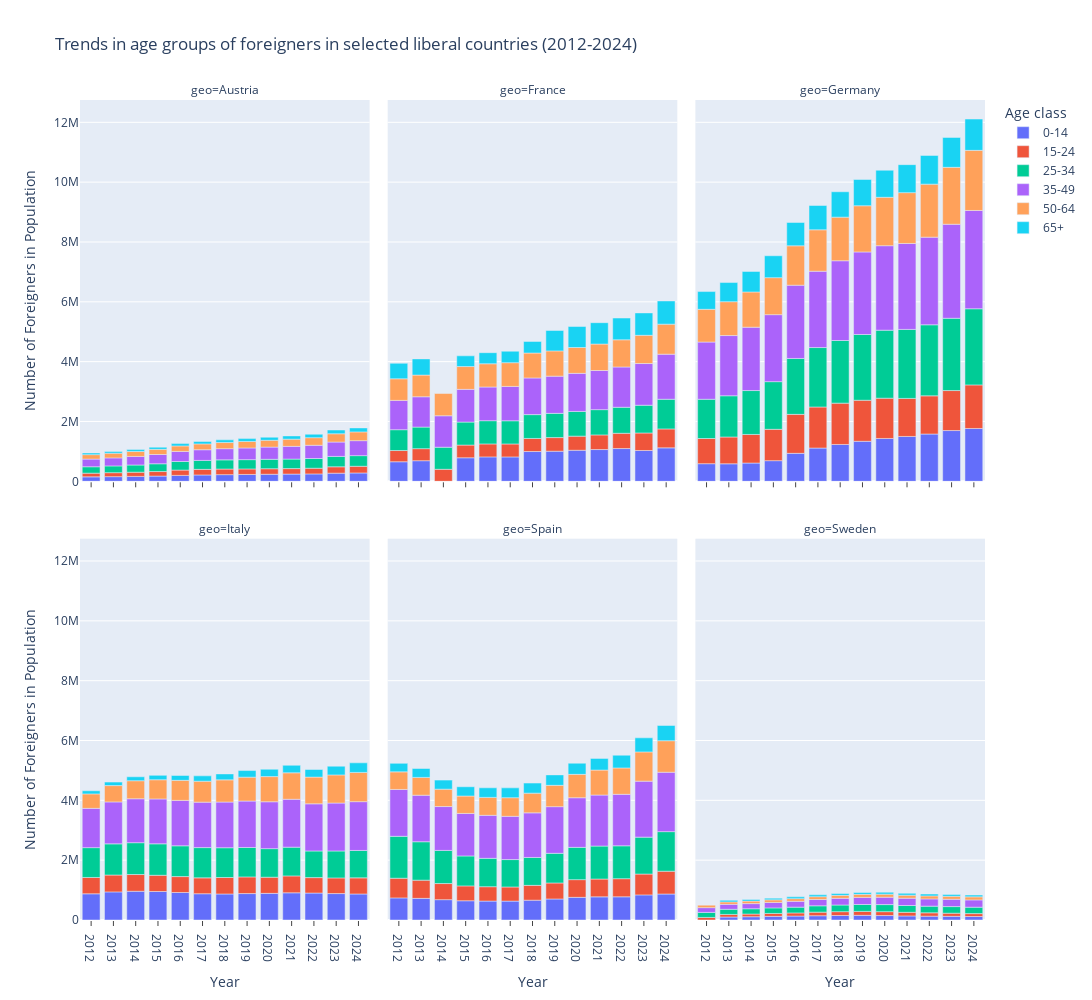

The notebook cell this image was saved under:
### Code cell
tick_vals = sorted(temp_df['year'].unique())

fig = px.bar(
    temp_df[
        (temp_df['geo'].isin(liberal)) & 
        (temp_df['Sex'] == 'Total')
    ].groupby(['geo', 'year', 'age_class'], as_index=False)['Number'].sum(),
    x="year",
    y="Number",
    color="age_class",
    facet_col="geo",
    facet_col_wrap=3,
    title="Trends in age groups of foreigners in selected liberal countries (2012-2024)",
    labels={
        "year": "Year",
        "Number": "Number of Foreigners in Population",
        "age_class": "Age class"
    }
)

fig.for_each_xaxis(
    lambda ax: ax.update(
        tickmode='array',
        tickvals=tick_vals,
        ticktext=[str(year) for year in tick_vals],
        ticks="outside"
    )
)

fig.update_layout(
    height=1000,
    width=1200,
    showlegend=True,
    xaxis_title="Year",
    yaxis_title="Number of Foreigners in Population"
)
fig.show()

### Figure 1 — Plotly figure (JSON) as saved in the notebook; plotly's stock layout.template omitted (floating-point values rounded to 4 significant figures)
{"data": [{"hovertemplate": "Age class=0-14<br>geo=Austria<br>Year=%{x}<br>Number of Foreigners in Population=%{y}<extra></extra>", "legendgroup": "0-14", "marker": {"color": "#636efa", "pattern": {"shape": ""}}, "name": "0-14", "orientation": "v", "showlegend": true, "textposition": "auto", "type": "bar", "x": [2012, 2013, 2014, 2015, 2016, 2017, 2018, 2019, 2020, 2021, 2022, 2023, 2024], "xaxis": "x4", "y": [147993, 155685, 163697, 174436, 197442, 212679, 222833, 229061, 236138, 241185, 246921, 271944, 279346], "yaxis": "y4"}, {"hovertemplate": "Age class=0-14<br>geo=France<br>Year=%{x}<br>Number of Foreigners in Population=%{y}<extra></extra>", "legendgroup": "0-14", "marker": {"color": "#636efa", "pattern": {"shape": ""}}, "name": "0-14", "orientation": "v", "showlegend": false, "textposition": "auto", "type": "bar", "x": [2012, 2013, 2015, 2016, 2017, 2018, 2019, 2020, 2021, 2022, 2023, 2024], "xaxis": "x5", "y": [653277, 688646, 786433, 815908, 815254, 995572, 1006639, 1037558, 1061059, 1094634, 1030064, 1117756], "yaxis": "y5"}, {"hovertemplate": "Age class=0-14<br>geo=Germany<br>Year=%{x}<br>Number of Foreigners in Population=%{y}<extra></extra>", "legendgroup": "0-14", "marker": {"color": "#636efa", "pattern": {"shape": ""}}, "name": "0-14", "orientation": "v", "showlegend": false, "textposition": "auto", "type": "bar", "x": [2012, 2013, 2014, 2015, 2016, 2017, 2018, 2019, 2020, 2021, 2022, 2023, 2024], "xaxis": "x6", "y": [588971, 585410, 610499, 689672, 935101, 1111993, 1231646, 1337593, 1432135, 1499692, 1580326, 1696565, 1765926], "yaxis": "y6"}, {"hovertemplate": "Age class=0-14<br>geo=Italy<br>Year=%{x}<br>Number of Foreigners in Population=%{y}<extra></extra>", "legendgroup": "0-14", "marker": {"color": "#636efa", "pattern": {"shape": ""}}, "name": "0-14", "orientation": "v", "showlegend": false, "textposition": "auto", "type": "bar", "x": [2012, 2013, 2014, 2015, 2016, 2017, 2018, 2019, 2020, 2021, 2022, 2023, 2024], "xaxis": "x", "y": [876057, 940101, 961168, 953017, 919743, 878529, 870218, 883655, 890378, 908891, 900902, 883632, 870207], "yaxis": "y"}, {"hovertemplate": "Age class=0-14<br>geo=Spain<br>Year=%{x}<br>Number of Foreigners in Population=%{y}<extra></extra>", "legendgroup": "0-14", "marker": {"color": "#636efa", "pattern": {"shape": ""}}, "name": "0-14", "orientation": "v", "showlegend": false, "textposition": "auto", "type": "bar", "x": [2012, 2013, 2014, 2015, 2016, 2017, 2018, 2019, 2020, 2021, 2022, 2023, 2024], "xaxis": "x2", "y": [739088, 723085, 680194, 643282, 632809, 631317, 662638, 702671, 757220, 773800, 775084, 839853, 868785], "yaxis": "y2"}, {"hovertemplate": "Age class=0-14<br>geo=Sweden<br>Year=%{x}<br>Number of Foreigners in Population=%{y}<extra></extra>", "legendgroup": "0-14", "marker": {"color": "#636efa", "pattern": {"shape": ""}}, "name": "0-14", "orientation": "v", "showlegend": false, "textposition": "auto", "type": "bar", "x": [2013, 2014, 2015, 2016, 2017, 2018, 2019, 2020, 2021, 2022, 2023, 2024], "xaxis": "x3", "y": [100130, 109894, 121826, 131768, 143163, 150678, 155918, 148702, 136784, 128297, 122514, 116864], "yaxis": "y3"}, {"hovertemplate": "Age class=15-24<br>geo=Austria<br>Year=%{x}<br>Number of Foreigners in Population=%{y}<extra></extra>", "legendgroup": "15-24", "marker": {"color": "#EF553B", "pattern": {"shape": ""}}, "name": "15-24", "orientation": "v", "showlegend": true, "textposition": "auto", "type": "bar", "x": [2012, 2013, 2014, 2015, 2016, 2017, 2018, 2019, 2020, 2021, 2022, 2023, 2024], "xaxis": "x4", "y": [123710, 133093, 140205, 151641, 177702, 186201, 186533, 184496, 184229, 182758, 190334, 213183, 222691], "yaxis": "y4"}, {"hovertemplate": "Age class=15-24<br>geo=France<br>Year=%{x}<br>Number of Foreigners in Population=%{y}<extra></extra>", "legendgroup": "15-24", "marker": {"color": "#EF553B", "pattern": {"shape": ""}}, "name": "15-24", "orientation": "v", "showlegend": false, "textposition": "auto", "type": "bar", "x": [2012, 2013, 2014, 2015, 2016, 2017, 2018, 2019, 2020, 2021, 2022, 2023, 2024], "xaxis": "x5", "y": [375569, 402228, 401619, 424839, 433576, 433520, 436747, 454520, 472461, 489884, 510953, 585571, 633594], "yaxis": "y5"}, {"hovertemplate": "Age class=15-24<br>geo=Germany<br>Year=%{x}<br>Number of Foreigners in Population=%{y}<extra></extra>", "legendgroup": "15-24", "marker": {"color": "#EF553B", "pattern": {"shape": ""}}, "name": "15-24", "orientation": "v", "showlegend": false, "textposition": "auto", "type": "bar", "x": [2012, 2013, 2014, 2015, 2016, 2017, 2018, 2019, 2020, 2021, 2022, 2023, 2024], "xaxis": "x6", "y": [841798, 895725, 956094, 1048232, 1302716, 1372207, 1381375, 1372096, 1346544, 1271421, 1276404, 1336932, 1456552], "yaxis": "y6"}, {"hovertemplate": "Age class=15-24<br>geo=Italy<br>Year=%{x}<br>Number of Foreigners in Population=%{y}<extra></extra>", "legendgroup": "15-24", "marker": {"color": "#EF553B", "pattern": {"shape": ""}}, "name": "15-24", "orientation": "v", "showlegend": false, "textposition": "auto", "type": "bar", "x": [2012, 2013, 2014, 2015, 2016, 2017, 2018, 2019, 2020, 2021, 2022, 2023, 2024], "xaxis": "x", "y": [545792, 563298, 559307, 542189, 531255, 530134, 550156, 556643, 539939, 565441, 515743, 523182, 538060], "yaxis": "y"}, {"hovertemplate": "Age class=15-24<br>geo=Spain<br>Year=%{x}<br>Number of Foreigners in Population=%{y}<extra></extra>", "legendgroup": "15-24", "marker": {"color": "#EF553B", "pattern": {"shape": ""}}, "name": "15-24", "orientation": "v", "showlegend": false, "textposition": "auto", "type": "bar", "x": [2012, 2013, 2014, 2015, 2016, 2017, 2018, 2019, 2020, 2021, 2022, 2023, 2024], "xaxis": "x2", "y": [657659, 608419, 538777, 497140, 480206, 472641, 495185, 535413, 591794, 595422, 606021, 695725, 762370], "yaxis": "y2"}, {"hovertemplate": "Age class=15-24<br>geo=Sweden<br>Year=%{x}<br>Number of Foreigners in Population=%{y}<extra></extra>", "legendgroup": "15-24", "marker": {"color": "#EF553B", "pattern": {"shape": ""}}, "name": "15-24", "orientation": "v", "showlegend": false, "textposition": "auto", "type": "bar", "x": [2012, 2013, 2014, 2015, 2016, 2017, 2018, 2019, 2020, 2021, 2022, 2023, 2024], "xaxis": "x3", "y": [85077, 86039, 89136, 96696, 105185, 119812, 128165, 131654, 130496, 120454, 111929, 105104, 96329], "yaxis": "y3"}, {"hovertemplate": "Age class=25-34<br>geo=Austria<br>Year=%{x}<br>Number of Foreigners in Population=%{y}<extra></extra>", "legendgroup": "25-34", "marker": {"color": "#00cc96", "pattern": {"shape": ""}}, "name": "25-34", "orientation": "v", "showlegend": true, "textposition": "auto", "type": "bar", "x": [2012, 2013, 2014, 2015, 2016, 2017, 2018, 2019, 2020, 2021, 2022, 2023, 2024], "xaxis": "x4", "y": [214352, 225188, 240539, 260076, 287202, 299872, 307006, 310607, 314675, 318206, 324839, 346891, 356102], "yaxis": "y4"}, {"hovertemplate": "Age class=25-34<br>geo=France<br>Year=%{x}<br>Number of Foreigners in Population=%{y}<extra></extra>", "legendgroup": "25-34", "marker": {"color": "#00cc96", "pattern": {"shape": ""}}, "name": "25-34", "orientation": "v", "showlegend": false, "textposition": "auto", "type": "bar", "x": [2012, 2013, 2014, 2015, 2016, 2017, 2018, 2019, 2020, 2021, 2022, 2023, 2024], "xaxis": "x5", "y": [696341, 720991, 737600, 767934, 776713, 774774, 797042, 810014, 825776, 844825, 868949, 927416, 991681], "yaxis": "y5"}, {"hovertemplate": "Age class=25-34<br>geo=Germany<br>Year=%{x}<br>Number of Foreigners in Population=%{y}<extra></extra>", "legendgroup": "25-34", "marker": {"color": "#00cc96", "pattern": {"shape": ""}}, "name": "25-34", "orientation": "v", "showlegend": false, "textposition": "auto", "type": "bar", "x": [2012, 2013, 2014, 2015, 2016, 2017, 2018, 2019, 2020, 2021, 2022, 2023, 2024], "xaxis": "x6", "y": [1311866, 1377578, 1466820, 1593375, 1868410, 1987023, 2093640, 2197877, 2273172, 2306340, 2375317, 2416005, 2545157], "yaxis": "y6"}, {"hovertemplate": "Age class=25-34<br>geo=Italy<br>Year=%{x}<br>Number of Foreigners in Population=%{y}<extra></extra>", "legendgroup": "25-34", "marker": {"color": "#00cc96", "pattern": {"shape": ""}}, "name": "25-34", "orientation": "v", "showlegend": false, "textposition": "auto", "type": "bar", "x": [2012, 2013, 2014, 2015, 2016, 2017, 2018, 2019, 2020, 2021, 2022, 2023, 2024], "xaxis": "x", "y": [996901, 1041705, 1063573, 1051286, 1029389, 1011561, 995993, 983692, 955629, 960615, 891053, 900289, 916319], "yaxis": "y"}, {"hovertemplate": "Age class=25-34<br>geo=Spain<br>Year=%{x}<br>Number of Foreigners in Population=%{y}<extra></extra>", "legendgroup": "25-34", "marker": {"color": "#00cc96", "pattern": {"shape": ""}}, "name": "25-34", "orientation": "v", "showlegend": false, "textposition": "auto", "type": "bar", "x": [2012, 2013, 2014, 2015, 2016, 2017, 2018, 2019, 2020, 2021, 2022, 2023, 2024], "xaxis": "x2", "y": [1400446, 1284461, 1107387, 1000987, 948642, 916115, 932617, 991737, 1079071, 1102221, 1099450, 1234366, 1322966], "yaxis": "y2"}, {"hovertemplate": "Age class=25-34<br>geo=Sweden<br>Year=%{x}<br>Number of Foreigners in Population=%{y}<extra></extra>", "legendgroup": "25-34", "marker": {"color": "#00cc96", "pattern": {"shape": ""}}, "name": "25-34", "orientation": "v", "showlegend": false, "textposition": "auto", "type": "bar", "x": [2012, 2013, 2014, 2015, 2016, 2017, 2018, 2019, 2020, 2021, 2022, 2023, 2024], "xaxis": "x3", "y": [168200, 171823, 177186, 186516, 193371, 211585, 222492, 231069, 236148, 227416, 222691, 220690, 215054], "yaxis": "y3"}, {"hovertemplate": "Age class=35-49<br>geo=Austria<br>Year=%{x}<br>Number of Foreigners in Population=%{y}<extra></extra>", "legendgroup": "35-49", "marker": {"color": "#ab63fa", "pattern": {"shape": ""}}, "name": "35-49", "orientation": "v", "showlegend": true, "textposition": "auto", "type": "bar", "x": [2012, 2013, 2014, 2015, 2016, 2017, 2018, 2019, 2020, 2021, 2022, 2023, 2024], "xaxis": "x4", "y": [255736, 268880, 286772, 309576, 336322, 356663, 374679, 391104, 408042, 425674, 442455, 479822, 500855], "yaxis": "y4"}, {"hovertemplate": "Age class=35-49<br>geo=France<br>Year=%{x}<br>Number of Foreigners in Population=%{y}<extra></extra>", "legendgroup": "35-49", "marker": {"color": "#ab63fa", "pattern": {"shape": ""}}, "name": "35-49", "orientation": "v", "showlegend": false, "textposition": "auto", "type": "bar", "x": [2012, 2013, 2014, 2015, 2016, 2017, 2018, 2019, 2020, 2021, 2022, 2023, 2024], "xaxis": "x5", "y": [979851, 1013768, 1051333, 1094222, 1125974, 1148116, 1225570, 1243880, 1272873, 1307705, 1346625, 1393752, 1506325], "yaxis": "y5"}, {"hovertemplate": "Age class=35-49<br>geo=Germany<br>Year=%{x}<br>Number of Foreigners in Population=%{y}<extra></extra>", "legendgroup": "35-49", "marker": {"color": "#ab63fa", "pattern": {"shape": ""}}, "name": "35-49", "orientation": "v", "showlegend": false, "textposition": "auto", "type": "bar", "x": [2012, 2013, 2014, 2015, 2016, 2017, 2018, 2019, 2020, 2021, 2022, 2023, 2024], "xaxis": "x6", "y": [1912152, 2013345, 2117675, 2239701, 2449451, 2551501, 2666462, 2759472, 2823815, 2873266, 2928848, 3143493, 3285906], "yaxis": "y6"}, {"hovertemplate": "Age class=35-49<br>geo=Italy<br>Year=%{x}<br>Number of Foreigners in Population=%{y}<extra></extra>", "legendgroup": "35-49", "marker": {"color": "#ab63fa", "pattern": {"shape": ""}}, "name": "35-49", "orientation": "v", "showlegend": false, "textposition": "auto", "type": "bar", "x": [2012, 2013, 2014, 2015, 2016, 2017, 2018, 2019, 2020, 2021, 2022, 2023, 2024], "xaxis": "x", "y": [1313676, 1402116, 1468808, 1500538, 1517993, 1519686, 1526112, 1552674, 1566073, 1600997, 1576155, 1602646, 1630995], "yaxis": "y"}, {"hovertemplate": "Age class=35-49<br>geo=Spain<br>Year=%{x}<br>Number of Foreigners in Population=%{y}<extra></extra>", "legendgroup": "35-49", "marker": {"color": "#ab63fa", "pattern": {"shape": ""}}, "name": "35-49", "orientation": "v", "showlegend": false, "textposition": "auto", "type": "bar", "x": [2012, 2013, 2014, 2015, 2016, 2017, 2018, 2019, 2020, 2021, 2022, 2023, 2024], "xaxis": "x2", "y": [1566726, 1555606, 1465612, 1420964, 1436992, 1446529, 1491182, 1558973, 1659156, 1705937, 1721184, 1872017, 1984896], "yaxis": "y2"}, {"hovertemplate": "Age class=35-49<br>geo=Sweden<br>Year=%{x}<br>Number of Foreigners in Population=%{y}<extra></extra>", "legendgroup": "35-49", "marker": {"color": "#ab63fa", "pattern": {"shape": ""}}, "name": "35-49", "orientation": "v", "showlegend": false, "textposition": "auto", "type": "bar", "x": [2012, 2013, 2014, 2015, 2016, 2017, 2018, 2019, 2020, 2021, 2022, 2023, 2024], "xaxis": "x3", "y": [160270, 164917, 171549, 182214, 194218, 210864, 224115, 236954, 246171, 243018, 242578, 243920, 243953], "yaxis": "y3"}, {"hovertemplate": "Age class=50-64<br>geo=Austria<br>Year=%{x}<br>Number of Foreigners in Population=%{y}<extra></extra>", "legendgroup": "50-64", "marker": {"color": "#FFA15A", "pattern": {"shape": ""}}, "name": "50-64", "orientation": "v", "showlegend": true, "textposition": "auto", "type": "bar", "x": [2012, 2013, 2014, 2015, 2016, 2017, 2018, 2019, 2020, 2021, 2022, 2023, 2024], "xaxis": "x4", "y": [149442, 156397, 164072, 173028, 184055, 194450, 204809, 216124, 228001, 240832, 253526, 277731, 293166], "yaxis": "y4"}, {"hovertemplate": "Age class=50-64<br>geo=France<br>Year=%{x}<br>Number of Foreigners in Population=%{y}<extra></extra>", "legendgroup": "50-64", "marker": {"color": "#FFA15A", "pattern": {"shape": ""}}, "name": "50-64", "orientation": "v", "showlegend": false, "textposition": "auto", "type": "bar", "x": [2012, 2013, 2014, 2015, 2016, 2017, 2018, 2019, 2020, 2021, 2022, 2023, 2024], "xaxis": "x5", "y": [721831, 724814, 745330, 762011, 777325, 793523, 833173, 844799, 863830, 884650, 909206, 943593, 1003170], "yaxis": "y5"}, {"hovertemplate": "Age class=50-64<br>geo=Germany<br>Year=%{x}<br>Number of Foreigners in Population=%{y}<extra></extra>", "legendgroup": "50-64", "marker": {"color": "#FFA15A", "pattern": {"shape": ""}}, "name": "50-64", "orientation": "v", "showlegend": false, "textposition": "auto", "type": "bar", "x": [2012, 2013, 2014, 2015, 2016, 2017, 2018, 2019, 2020, 2021, 2022, 2023, 2024], "xaxis": "x6", "y": [1094667, 1131757, 1177456, 1236121, 1316477, 1384571, 1457542, 1544691, 1618453, 1698803, 1773181, 1902081, 2008859], "yaxis": "y6"}, {"hovertemplate": "Age class=50-64<br>geo=Italy<br>Year=%{x}<br>Number of Foreigners in Population=%{y}<extra></extra>", "legendgroup": "50-64", "marker": {"color": "#FFA15A", "pattern": {"shape": ""}}, "name": "50-64", "orientation": "v", "showlegend": false, "textposition": "auto", "type": "bar", "x": [2012, 2013, 2014, 2015, 2016, 2017, 2018, 2019, 2020, 2021, 2022, 2023, 2024], "xaxis": "x", "y": [483517, 546238, 602596, 641536, 670299, 700127, 742537, 798428, 841755, 884238, 892675, 940087, 977628], "yaxis": "y"}, {"hovertemplate": "Age class=50-64<br>geo=Spain<br>Year=%{x}<br>Number of Foreigners in Population=%{y}<extra></extra>", "legendgroup": "50-64", "marker": {"color": "#FFA15A", "pattern": {"shape": ""}}, "name": "50-64", "orientation": "v", "showlegend": false, "textposition": "auto", "type": "bar", "x": [2012, 2013, 2014, 2015, 2016, 2017, 2018, 2019, 2020, 2021, 2022, 2023, 2024], "xaxis": "x2", "y": [588029, 595294, 581654, 582153, 600158, 621598, 659389, 713031, 781418, 834558, 881255, 976950, 1054418], "yaxis": "y2"}, {"hovertemplate": "Age class=50-64<br>geo=Sweden<br>Year=%{x}<br>Number of Foreigners in Population=%{y}<extra></extra>", "legendgroup": "50-64", "marker": {"color": "#FFA15A", "pattern": {"shape": ""}}, "name": "50-64", "orientation": "v", "showlegend": false, "textposition": "auto", "type": "bar", "x": [2012, 2013, 2014, 2015, 2016, 2017, 2018, 2019, 2020, 2021, 2022, 2023, 2024], "xaxis": "x3", "y": [82816, 82840, 83871, 86537, 89614, 94781, 98282, 101814, 103383, 102123, 100964, 100916, 101571], "yaxis": "y3"}, {"hovertemplate": "Age class=65+<br>geo=Austria<br>Year=%{x}<br>Number of Foreigners in Population=%{y}<extra></extra>", "legendgroup": "65+", "marker": {"color": "#19d3f3", "pattern": {"shape": ""}}, "name": "65+", "orientation": "v", "showlegend": true, "textposition": "auto", "type": "bar", "x": [2012, 2013, 2014, 2015, 2016, 2017, 2018, 2019, 2020, 2021, 2022, 2023, 2024], "xaxis": "x4", "y": [55377, 59852, 65161, 70979, 77465, 83374, 89963, 95713, 102368, 108717, 114241, 125127, 132721], "yaxis": "y4"}, {"hovertemplate": "Age class=65+<br>geo=France<br>Year=%{x}<br>Number of Foreigners in Population=%{y}<extra></extra>", "legendgroup": "65+", "marker": {"color": "#19d3f3", "pattern": {"shape": ""}}, "name": "65+", "orientation": "v", "showlegend": false, "textposition": "auto", "type": "bar", "x": [2012, 2013, 2015, 2016, 2017, 2018, 2019, 2020, 2021, 2022, 2023, 2024], "xaxis": "x5", "y": [517856, 541659, 358996, 369924, 382789, 386717, 682319, 701107, 714387, 727672, 748327, 775986], "yaxis": "y5"}, {"hovertemplate": "Age class=65+<br>geo=Germany<br>Year=%{x}<br>Number of Foreigners in Population=%{y}<extra></extra>", "legendgroup": "65+", "marker": {"color": "#19d3f3", "pattern": {"shape": ""}}, "name": "65+", "orientation": "v", "showlegend": false, "textposition": "auto", "type": "bar", "x": [2012, 2013, 2014, 2015, 2016, 2017, 2018, 2019, 2020, 2021, 2022, 2023, 2024], "xaxis": "x6", "y": [592940, 639884, 686692, 732673, 779803, 812694, 848203, 877563, 903903, 935531, 958977, 1000059, 1046588], "yaxis": "y6"}, {"hovertemplate": "Age class=65+<br>geo=Italy<br>Year=%{x}<br>Number of Foreigners in Population=%{y}<extra></extra>", "legendgroup": "65+", "marker": {"color": "#19d3f3", "pattern": {"shape": ""}}, "name": "65+", "orientation": "v", "showlegend": false, "textposition": "auto", "type": "bar", "x": [2012, 2013, 2014, 2015, 2016, 2017, 2018, 2019, 2020, 2021, 2022, 2023, 2024], "xaxis": "x", "y": [103258, 117035, 131714, 146679, 162363, 178596, 198435, 221066, 245863, 251712, 254188, 291505, 320449], "yaxis": "y"}, {"hovertemplate": "Age class=65+<br>geo=Spain<br>Year=%{x}<br>Number of Foreigners in Population=%{y}<extra></extra>", "legendgroup": "65+", "marker": {"color": "#19d3f3", "pattern": {"shape": ""}}, "name": "65+", "orientation": "v", "showlegend": false, "textposition": "auto", "type": "bar", "x": [2012, 2013, 2014, 2015, 2016, 2017, 2018, 2019, 2020, 2021, 2022, 2023, 2024], "xaxis": "x2", "y": [284082, 297719, 302728, 309459, 320527, 329453, 336311, 348937, 372619, 390764, 426140, 470709, 508847], "yaxis": "y2"}, {"hovertemplate": "Age class=65+<br>geo=Sweden<br>Year=%{x}<br>Number of Foreigners in Population=%{y}<extra></extra>", "legendgroup": "65+", "marker": {"color": "#19d3f3", "pattern": {"shape": ""}}, "name": "65+", "orientation": "v", "showlegend": false, "textposition": "auto", "type": "bar", "x": [2013, 2014, 2015, 2016, 2017, 2018, 2019, 2020, 2021, 2022, 2023, 2024], "xaxis": "x3", "y": [53625, 55556, 57426, 59076, 60960, 62107, 62735, 62874, 62459, 61734, 61061, 60568], "yaxis": "y3"}], "layout": {"annotations": [{"font": {}, "showarrow": false, "text": "geo=Italy", "x": 0.16, "xanchor": "center", "xref": "paper", "y": 0.465, "yanchor": "bottom", "yref": "paper"}, {"font": {}, "showarrow": false, "text": "geo=Spain", "x": 0.5, "xanchor": "center", "xref": "paper", "y": 0.465, "yanchor": "bottom", "yref": "paper"}, {"font": {}, "showarrow": false, "text": "geo=Sweden", "x": 0.84, "xanchor": "center", "xref": "paper", "y": 0.465, "yanchor": "bottom", "yref": "paper"}, {"font": {}, "showarrow": false, "text": "geo=Austria", "x": 0.16, "xanchor": "center", "xref": "paper", "y": 1.0, "yanchor": "bottom", "yref": "paper"}, {"font": {}, "showarrow": false, "text": "geo=France", "x": 0.5, "xanchor": "center", "xref": "paper", "y": 1.0, "yanchor": "bottom", "yref": "paper"}, {"font": {}, "showarrow": false, "text": "geo=Germany", "x": 0.84, "xanchor": "center", "xref": "paper", "y": 1.0, "yanchor": "bottom", "yref": "paper"}], "barmode": "relative", "height": 1000, "legend": {"title": {"text": "Age class"}, "tracegroupgap": 0}, "showlegend": true, "title": {"text": "Trends in age groups of foreigners in selected liberal countries (2012-2024)"}, "width": 1200, "xaxis": {"anchor": "y", "domain": [0, 0.32], "tickmode": "array", "ticks": "outside", "ticktext": ["2012", "2013", "2014", "2015", "2016", "2017", "2018", "2019", "2020", "2021", "2022", "2023", "2024"], "tickvals": [2012, 2013, 2014, 2015, 2016, 2017, 2018, 2019, 2020, 2021, 2022, 2023, 2024], "title": {"text": "Year"}}, "xaxis2": {"anchor": "y2", "domain": [0.34, 0.66], "matches": "x", "tickmode": "array", "ticks": "outside", "ticktext": ["2012", "2013", "2014", "2015", "2016", "2017", "2018", "2019", "2020", "2021", "2022", "2023", "2024"], "tickvals": [2012, 2013, 2014, 2015, 2016, 2017, 2018, 2019, 2020, 2021, 2022, 2023, 2024], "title": {"text": "Year"}}, "xaxis3": {"anchor": "y3", "domain": [0.68, 1.0], "matches": "x", "tickmode": "array", "ticks": "outside", "ticktext": ["2012", "2013", "2014", "2015", "2016", "2017", "2018", "2019", "2020", "2021", "2022", "2023", "2024"], "tickvals": [2012, 2013, 2014, 2015, 2016, 2017, 2018, 2019, 2020, 2021, 2022, 2023, 2024], "title": {"text": "Year"}}, "xaxis4": {"anchor": "y4", "domain": [0, 0.32], "matches": "x", "showticklabels": false, "tickmode": "array", "ticks": "outside", "ticktext": ["2012", "2013", "2014", "2015", "2016", "2017", "2018", "2019", "2020", "2021", "2022", "2023", "2024"], "tickvals": [2012, 2013, 2014, 2015, 2016, 2017, 2018, 2019, 2020, 2021, 2022, 2023, 2024]}, "xaxis5": {"anchor": "y5", "domain": [0.34, 0.66], "matches": "x", "showticklabels": false, "tickmode": "array", "ticks": "outside", "ticktext": ["2012", "2013", "2014", "2015", "2016", "2017", "2018", "2019", "2020", "2021", "2022", "2023", "2024"], "tickvals": [2012, 2013, 2014, 2015, 2016, 2017, 2018, 2019, 2020, 2021, 2022, 2023, 2024]}, "xaxis6": {"anchor": "y6", "domain": [0.68, 1.0], "matches": "x", "showticklabels": false, "tickmode": "array", "ticks": "outside", "ticktext": ["2012", "2013", "2014", "2015", "2016", "2017", "2018", "2019", "2020", "2021", "2022", "2023", "2024"], "tickvals": [2012, 2013, 2014, 2015, 2016, 2017, 2018, 2019, 2020, 2021, 2022, 2023, 2024]}, "yaxis": {"anchor": "x", "domain": [0, 0.465], "title": {"text": "Number of Foreigners in Population"}}, "yaxis2": {"anchor": "x2", "domain": [0, 0.465], "matches": "y", "showticklabels": false}, "yaxis3": {"anchor": "x3", "domain": [0, 0.465], "matches": "y", "showticklabels": false}, "yaxis4": {"anchor": "x4", "domain": [0.535, 1.0], "matches": "y", "title": {"text": "Number of Foreigners in Population"}}, "yaxis5": {"anchor": "x5", "domain": [0.535, 1.0], "matches": "y", "showticklabels": false}, "yaxis6": {"anchor": "x6", "domain": [0.535, 1.0], "matches": "y", "showticklabels": false}}}
